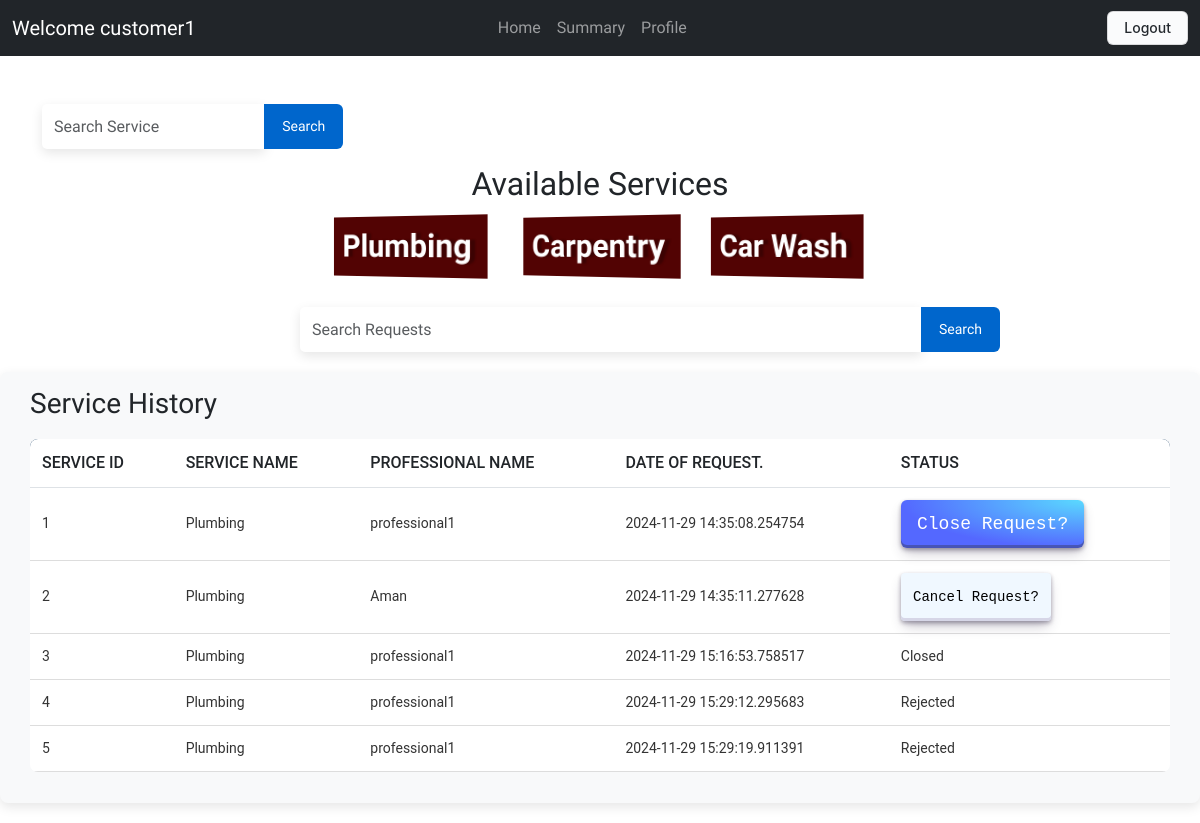
/user/2 (signed in), run on the app's committed database.
### application/models.py (models this page shows)
class Customer(db.Model):
    id=db.Column(db.Integer, primary_key=True)
    user_id = db.Column(db.Integer, db.ForeignKey('user.id'), nullable = False)
    user = db.relationship('User', back_populates='customer')
    fullname= db.Column(db.String(80))
    address= db.Column(db.String(200))
    pincode=db.Column(db.Integer)

class ServiceRequest(db.Model):
    id = db.Column(db.Integer, primary_key=True)
    customer_name = db.Column(db.String(150))
    professional_name = db.Column(db.String(150))
    service_name = db.Column(db.String(150))
    service_id = db.Column(db.Integer, db.ForeignKey('service.id'), nullable=False)
    customer_id = db.Column(db.Integer, db.ForeignKey('user.id'), nullable=False)
    professional_id = db.Column(db.Integer, db.ForeignKey('professional.id'))
    date_of_request = db.Column(db.DateTime)
    date_of_completion = db.Column(db.DateTime)
    status = db.Column(db.String(25), default="requested")
    remarks = db.Column(db.String(250))

### application/controllers.py (the view)
@app.route('/user/<int:id>', methods=['GET','POST'])
@roles_required("customer")
def customer(id):
   user=Customer.query.filter_by(user_id=id).first()
   services=Service.query.all()
   service_request=ServiceRequest.query.filter_by(customer_id=id)
   return render_template('customer_dashboard.html',user=user, services=services, service_request=service_request)

### templates/customer_dashboard.html (shortened to what this page needs)
<!DOCTYPE html>
<html lang="en">
<head>
    <link href="https://cdn.jsdelivr.net/npm/bootstrap@5.3.0-alpha1/dist/css/bootstrap.min.css" rel="stylesheet">
    <link rel="stylesheet" href="/static/customer_dash.css">
</head>
<body>
    <nav class="navbar navbar-expand-lg navbar-dark bg-dark">
        <div class="container-fluid">
            <a class="navbar-brand" href="#">Welcome {{user.fullname}}</a>
            <div class="collapse navbar-collapse" id="navbarNav" >
                <ul class="navbar-nav ms-auto" style="display: flex; justify-content: center; width: 100%; padding-right: 15%;" >
                    <li class="nav-item"><a class="nav-link" href="/user/{{user.user_id}}">Home</a></li>
                    <li class="nav-item"><a class="nav-link" href="/summary/{{user.user_id}}">Summary</a></li>
                    <li class="nav-item"><a class="nav-link" href="/profile/{{user.user_id}}">Profile</a></li>
                </ul>
            </div>
            <div class="nav-link" style="display: flex;">
                <a href="/logout"> <button class="button-4">Logout</button></a>
            </div>
        </div>
    </nav>
    <div class="container mt-5">
        <div>
            <form action="/search_service/{{user.user_id}}" style="display: flex; justify-content: center;">
                <div class="input-group mb-3" >
                    <input style="max-width:20%; " name="result" type="text" class="form-control" placeholder="Search Service" aria-label="Recipient's username" aria-describedby="button-addon2">
                    <button class="btn btn-outline-secondary" type="submit" id="button-addon2">Search</button>
                </div>
             </form>
        </div>
        <h2 style="padding-bottom: 5px;display: flex ; justify-content: center;">Available Services</h2>
        <div class="row g-3" style="display: flex; justify-content: center;">
            {% for service in services %}
            <div class="col-md-2">
                <a href="/service/{{service.id}}/{{user.user_id}}" >
                    <button class="button-92" role="button">{{service.name}} </button></a>
            </div>
            {% endfor %}
        </div>
    </div>
     <form action="/search_req/{{user.user_id}}">
        <div class="input-group mb-3" style="padding-left: 300px; padding-right: 200px; padding-top: 30px;">
            <input name="result" type="text" class="form-control" placeholder="Search Requests" aria-label="Recipient's username" aria-describedby="button-addon2">
            <button class="btn btn-outline-secondary" type="submit" id="button-addon2">Search</button>
        </div>
     </form>
    <div class="tableMain" style="padding-left: 30px; padding-right: 30px;">
        <h3 style="padding-bottom: 10px;">Service History</h3>
        <table class="table">
            <thead>
                <tr>
                    <th>Service ID</th>
                    <th>Service Name</th>
                    <th>Professional Name</th>
                    <th>Date of Request.</th>
                    <th>Status</th>
                </tr>
            </thead>
            <tbody>
                {% for service in service_request %}
                <tr>
                    <td>{{ service.id }}</td>
                    <td>{{ service.service_name }}</td>
                    <td>{{ service.professional_name }}</td>
                    <td>{{ service.date_of_request }}</td>
                    <td>
                        {% if service.status == 'closed' %}
                        Closed
                        {% elif service.status == 'rejected' %}
                        Rejected
                        {% elif service.status == 'requested' %}
                        <a href="/close_service/{{ service.id }}"><button class="button-30" style="color: black; background-color: aliceblue;">Cancel Request?</button></a>
                        {% else %}
                        <a href="/service_remarks/{{ service.id }}"><button class="button-29">Close Request?</button></a>
                        {% endif %}
                    </td>
                </tr>
                {% endfor %}
            </tbody>
        </table>
    </div>
</body>
</html>

### static/customer_dash.css (style rules this page uses)
body { font-family: "Josefin Sans", serif; }
li { font-family: "Rowdies", sans-serif; font-weight: 400; font-style: normal; }
.input-group .form-control { border: none; box-shadow: 0 4px 12px rgba(0, 0, 0, 0.1); border-radius: 5px; outline: none; transition: box-shadow 0.3s ease; }
.input-group .btn { border: none; background-color: #0066cc; color: white; padding: 12px 18px; font-size: 14px; cursor: pointer; transition: background-color 0.3s ease; }
.tableMain { width: 100%; overflow-x: auto; margin: 20px 0; padding: 15px; background-color: #f8f9fa; border-radius: 8px; box-shadow: 0 4px 12px rgba(0, 0, 0, 0.1); }
.table { width: 100%; border-collapse: collapse; font-family: 'Roboto', sans-serif; text-align: left; background-color: white; border-radius: 8px; overflow: hidden; }
.table thead { background-color: #012a52; color: white; font-size: 16px; text-transform: uppercase; }
.table thead th { padding: 12px; font-weight: 500; }
.table tbody tr { border-bottom: 1px solid #ddd; transition: background-color 0.2s ease; }
.table tbody td, .table tbody th { padding: 12px; font-size: 14px; color: #333; }
.table tbody td { vertical-align: middle; }
.table tbody .button-30 { display: inline-block; background-color: #002245; color: white; border: none; padding: 8px 12px; border-radius: 4px; font-size: 14px; text-align: center; text-decoration: none; cursor: pointer; transition: background-color 0.3s ease, box-shadow 0.3s ease; }
.button-92 { --c: #fff; background: linear-gradient(90deg, #0000 33%, #fff5, #0000 67%) var(--_p,100%)/300% no-repeat, #520303; color: #0000; border: none; transform: perspective(500px) rotateY(calc(20deg*var(--_i,-1))); text-shadow: calc(var(--_i,-1)* 0.08em) -.01em 0 var(--c), calc(var(--_i,-1)*-0.08em) .01em 2px #0004; outline-offset: .1em; transition: 0.3s; }
.button-92 { font-weight: bold; font-size: 2rem; margin: 0; cursor: pointer; padding: .2em .4em; }
.button-4 { appearance: none; background-color: #FAFBFC; border: 1px solid rgba(27, 31, 35, 0.15); border-radius: 6px; box-shadow: rgba(27, 31, 35, 0.04) 0 1px 0, rgba(255, 255, 255, 0.25) 0 1px 0 inset; box-sizing: border-box; color: #24292E; cursor: pointer; display: inline-block; font-family: -apple-system, system-ui, "Segoe UI", Helvetica, Arial, sans-serif, "Apple Color Emoji", "Segoe UI Emoji"; font-size: 14px; font-weight: 500; line-height: 20px; list-style: none; padding: 6px 16px; position: relative; transition: background-color 0.2s cubic-bezier(0.3, 0, 0.5, 1); user-select: none; -webkit-user-select: none; touch-action: manipulation; vertical-align: middle; white-space: nowrap; word-wrap: break-word; }
.button-4:before { display: none; }
.button-29 { align-items: center; appearance: none; background-image: radial-gradient(100% 100% at 100% 0, #5adaff 0, #5468ff 100%); border: 0; border-radius: 6px; box-shadow: rgba(45, 35, 66, .4) 0 2px 4px,rgba(45, 35, 66, .3) 0 7px 13px -3px,rgba(58, 65, 111, .5) 0 -3px 0 inset; box-sizing: border-box; color: #fff; cursor: pointer; display: inline-flex; font-family: "JetBrains Mono",monospace; height: 48px; justify-content: center; line-height: 1; list-style: none; overflow: hidden; padding-left: 16px; padding-right: 16px; position: relative; text-align: left; text-decoration: none; transition: box-shadow .15s,transform .15s; user-select: none; -webkit-user-select: none; touch-action: manipulation; white-space: nowrap; will-change: box-shadow,transform; font-size: 18px; }
.button-30 { align-items: center; appearance: none; background-color: #FCFCFD; border-radius: 4px; border-width: 0; box-shadow: rgba(45, 35, 66, 0.4) 0 2px 4px,rgba(45, 35, 66, 0.3) 0 7px 13px -3px,#D6D6E7 0 -3px 0 inset; box-sizing: border-box; color: #36395A; cursor: pointer; display: inline-flex; font-family: "JetBrains Mono",monospace; height: 48px; justify-content: center; line-height: 1; list-style: none; overflow: hidden; padding-left: 16px; padding-right: 16px; position: relative; text-align: left; text-decoration: none; transition: box-shadow .15s,transform .15s; user-select: none; -webkit-user-select: none; touch-action: manipulation; white-space: nowrap; will-change: box-shadow,transform; font-size: 15px; }

### data on the page
Customer: fullname "customer1"
ServiceRequest: id "1", service_name "Plumbing", professional_name "professional1", date_of_request "2024-11-29 14:35:08.254754"
ServiceRequest: id "2", service_name "Plumbing", professional_name "Aman", date_of_request "2024-11-29 14:35:11.277628"
ServiceRequest: id "3", service_name "Plumbing", professional_name "professional1", date_of_request "2024-11-29 15:16:53.758517", status "Closed"
ServiceRequest: id "4", service_name "Plumbing", professional_name "professional1", date_of_request "2024-11-29 15:29:12.295683", status "Rejected"
ServiceRequest: id "5", service_name "Plumbing", professional_name "professional1", date_of_request "2024-11-29 15:29:19.911391", status "Rejected"
